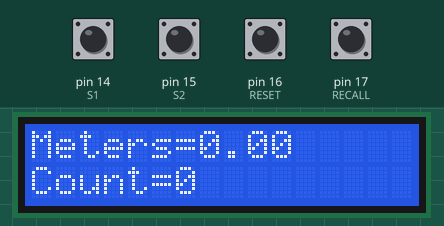
The sketch below on a simulated Arduino Uno, built with avr-gcc and run on an emulated ATmega328P. Parts: 16×2 character LCD. The inputs (shaded band) are chosen by the test bench; at power-on: pin 14 (S1), pin 15 (S2), pin 16 (RESET), pin 17 (RECALL) HIGH. What the sketch prints to the serial monitor is not drawn.

Above: at 1.2 s.
1.3 s: pin 14 (S1) pulled LOW for 0.15 s
At 2.6 s:
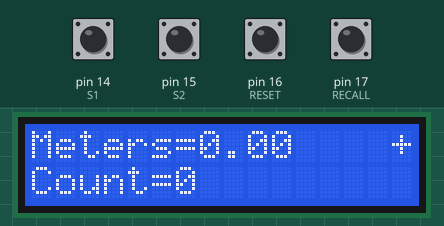
2.9 s: pin 15 (S2) pulled LOW for 0.15 s
At 3.9 s:
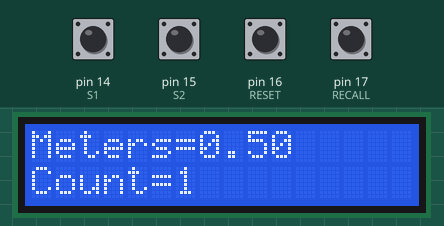
4.5 s: pin 14 (S1) pulled LOW for 1 s
At 6.5 s:
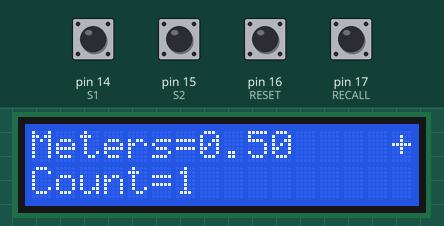
7.0 s: pin 15 (S2) pulled LOW for 1 s
At 8.3 s:
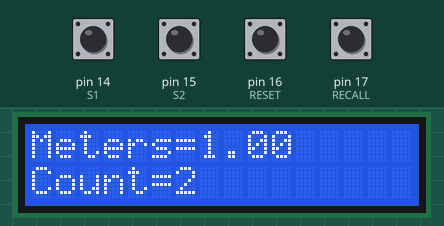
Timing chart, 0 to 10.0 s (numbered marks = the images above; inputs shaded):
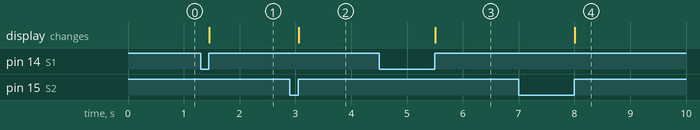

Measured:
- after the input at 1.3 s, the display: changes after 0.16 s (image 1)
- after the input at 2.9 s, the display: changes after 0.16 s (image 2)
- after the input at 4.5 s, the display: changes after 1.0 s (image 3)
- after the input at 7.0 s, the display: changes after 1.0 s (image 4)

The sketch:

10-JAN-20AGGRAWAL_WIRES_2_ROLLER_BI_COUNTER.ino
```cpp
#define S1 14//LEFT SENSOR
#define S2 15//RIGHT SENSOR
//#define TX 2//DISPLAY RX

#define TOTALRESET 18//reset button
#define RESET 16//reset button
#define RECALL 17//RECALL

#define len 50.00//46.50f//assume 1 meter// per revolution

#define yes 1//touched
#define no 0//not touched
#define invalid -1//touched not out

#define LN 12

#define TOUCH LOW
#define nTOUCH HIGH

//#include<SoftwareSerial.h>
#include<TimerOne.h>
#include <LiquidCrystal.h>

const int rs = 2, en = 3, d4 = 4, d5 = 5, d6 = 6, d7 = 7;


//SoftwareSerial disp(0, TX);
LiquidCrystal lcd(rs, en, d4, d5, d6, d7);

//volatile uint32_t timer = 0;
volatile int32_t count = 0;
volatile int8_t state1 = no;//-1 -invalid
volatile int8_t state2 = no;//-1 -invalid
volatile uint16_t check = 0;

int8_t old_state1 = state1;
int8_t old_state2 = state2;
int32_t old_count = 0;

void update(char calc) {
  lcd.setCursor(7, 0); //COUNT
  lcd.print(F("        "));
  lcd.setCursor(7, 0);//METERS
  lcd.print((count * len) / 100.00);
  lcd.setCursor(6, 1);//COUNT
  lcd.print(F("       "));
  lcd.setCursor(6, 1);//COUNT
  lcd.print(count);
  lcd.setCursor(15, 0);
  lcd.print(calc);
  //  Serial.print(digitalRead(S1));
  //  Serial.print(F("\t\t"));
  //  Serial.print(digitalRead(S2));
  //  Serial.print(F("\t\t"));
  //  Serial.println(count);
}

void COUNT_oldnew() {
  if (digitalRead(S1) == TOUCH && state1 == no) { //METAL DETECTED
    //WAIT FOR TO BECOME HIGH
    state1 = yes;
  }
  if (digitalRead(S1) == nTOUCH && state1 == yes) { //METAL DETECTED
    //COUNT
    state1 = no;
    count++;
    update('_');
  }
}


void COUNT() {
  //  Serial.println(F("COUNT"))
  lcd.setCursor(15, 0);
  lcd.print(' ');
  if (digitalRead(S1) == TOUCH && state1 == no) { //METAL DETECTED
    //WAIT FOR TO BECOME HIGH
    state1 = yes;
    //    Serial.print(F("A"));
  }
  if (digitalRead(S1) == nTOUCH && state1 == yes) { //METAL DETECTED
    //COUNT
    state1 = invalid;
    //s1 crossed
    //check for stage 2 or out
    Timer1.attachInterrupt(COUNT_2);
    //    Serial.print(F("B"));
  }

  if (digitalRead(S2) == TOUCH && state2 == no) { //METAL DETECTED
    //WAIT FOR TO BECOME HIGH
    state2 = yes;
    //    Serial.print(F("C"));
  }
  if (digitalRead(S2) == nTOUCH && state2 == yes) { //METAL DETECTED
    //COUNT
    state2 = invalid;
    //check for stage 2 or out
    Timer1.attachInterrupt(COUNT_1);
    //    Serial.print(F("D"));
  }
}

void COUNT_1() {
  //CROSSED S2
  //COUNT--
  //  Serial.println(F("COUNT1"));
  lcd.setCursor(15, 0);
  lcd.print('-');
  if (digitalRead(S1) == TOUCH && state1 == no) { //METAL DETECTED
    //WAIT FOR TO BECOME HIGH
    state1 = yes;
    //    Serial.print(F("A1"));
  }
  if (digitalRead(S1) == nTOUCH && state1 == yes) { //METAL DETECTED
    //COUNT
    state1 = no;
    state2 = no;
    if (count > 0)
      count--;
    //
    update('-');
    Timer1.attachInterrupt(COUNT);
    //    Serial.print(F("A2"));
  }

  if (digitalRead(S2) == TOUCH && state2 == invalid) { //METAL DETECTED
    //WAIT FOR TO BECOME HIGH
    state2 = yes;
    //    Serial.print(F("A3"));
  }
  if (digitalRead(S2) == nTOUCH && state2 == yes) { //METAL DETECTED
    //COUNT
    state2 = no;
    //check for stage 2 or out
    Timer1.attachInterrupt(COUNT);
    //    Serial.print(F("A4"));
  }
}

void COUNT_2() {//increament count
  //CROSSED S1
  //COUNT++
  //state1 is invalid
  //if s1 crossed then ignore count
  //  Serial.println(F("COUNT2"));
  lcd.setCursor(15, 0);
  lcd.print('+');
  if (digitalRead(S1) == TOUCH && state1 == invalid) { //  s1 touched again
    //WAIT FOR TO BECOME HIGH
    state1 = yes;
    //    Serial.print(F("B1"));
  }
  if (digitalRead(S1) == nTOUCH && state1 == yes) { //METAL DETECTED
    //COUNT
    state1 = no;
    //check for stage 2 or out
    Timer1.attachInterrupt(COUNT);
    //    Serial.print(F("B2"));
  }

  //if s2 crossed then count---- tested
  if (digitalRead(S2) == TOUCH && state2 == no) { //s1 touched already then waiting for s2
    //WAIT FOR TO BECOME HIGH
    state2 = yes;
    //    Serial.print(F("B3"));
  }
  if (digitalRead(S2) == nTOUCH && state2 == yes) { //METAL DETECTED
    //COUNT
    state2 = no;
    state1 = no;
    count++;
    update('+');
    //
    Timer1.attachInterrupt(COUNT);
    //    Serial.print(F("B4"));
  }
}

void setup() {
  // put your setup code here, to run once:
  Serial.begin(19200);
  pinMode(RESET, INPUT_PULLUP);
  pinMode(RECALL, INPUT_PULLUP);
  pinMode(S1, INPUT_PULLUP);
  pinMode(S2, INPUT_PULLUP);

  //  lcd_begin();
  lcd.begin(16, 2);
  lcd.clear();
  lcd.setCursor(0, 0);
  lcd.print(F("Meters="));
  lcd.setCursor(0, 1);
  lcd.print(F("Count="));
  update(' ');
  Serial.println(state1);
  Serial.println(state2);
  //  timer = millis();
  Timer1.initialize(10);//(10000);
  Timer1.attachInterrupt(COUNT);
}

void loop() {
  // put your main code here, to run repeatedly:
  //  delay(1000);
  //reset
  if (digitalRead(RESET) == LOW) {
    delay(1);
    if (digitalRead(RESET) == HIGH) {
      Timer1.detachInterrupt();
      //RESET COUNTER
      old_count = count;
      count = 0;
      //RESET STATE
      //      old_state1 = state1;
      //      old_state2 = state2;
      state1 = no;
      state2 = no;
      update(' ');
      Timer1.attachInterrupt(COUNT);
    }
  }
  //recall
  if (digitalRead(RECALL) == LOW) {
    delay(1);
    if (digitalRead(RECALL) == HIGH) {
      Timer1.detachInterrupt();
      //RESET COUNTER
      count = old_count;
      //RESET STATE
      //      state1 = old_state1;
      //      state2 = old_state2;
      update(' ');
      Timer1.attachInterrupt(COUNT);
    }
  }
}
```
